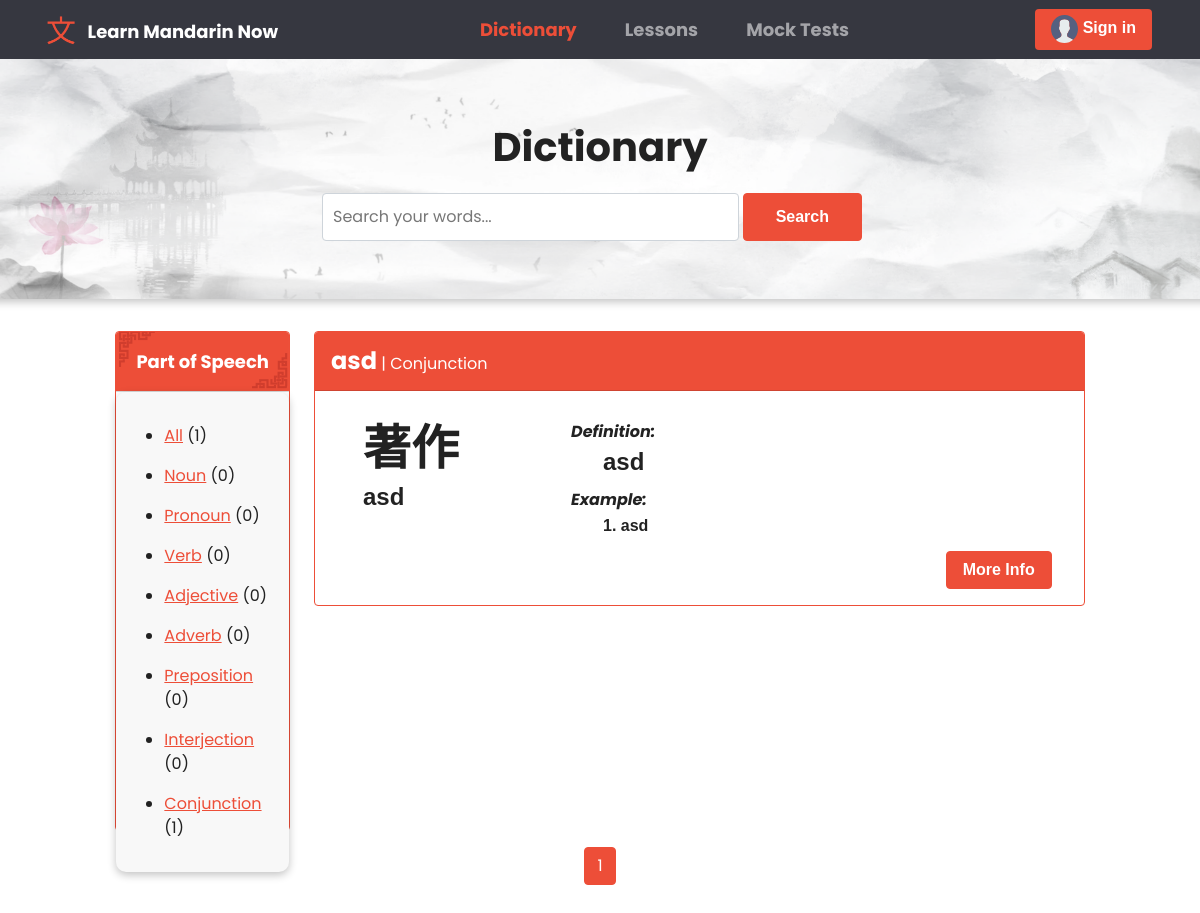
The page / on the database its author committed.
### base/models.py (models this page shows, shortened)
class SpeechList(models.Model):
    speech = models.CharField(max_length=200)
    def __str__(self):
        return self.speech

class DictionaryList(models.Model):
    hanzi = models.CharField(max_length=200, null=True)
    pinyin = models.CharField(max_length=200, null=True)
    english = models.CharField(max_length=200, null=True)
    part_of_speech = models.ForeignKey(SpeechList, on_delete=models.SET_NULL, null=True)
    definition = models.TextField(null=True, blank=True)
    sentence = models.CharField(max_length=200, null=True)
    translation = models.CharField(max_length=200, null=True)
    updated = models.DateTimeField(auto_now=True)
    created = models.DateTimeField(auto_now_add=True)
    class Meta:
        ordering = ['-updated', '-created']

### base/views.py (the view)
# urls.py: path('', views.DictionaryPage, name = 'dictionary'),
def DictionaryPage(request):
    search =  request.GET.get('search') if request.GET.get('search') != None else ''
    speeches = SpeechList.objects.all()
    all_result = DictionaryList.objects.all()
    words = DictionaryList.objects.filter(
        Q(pinyin__icontains = search) |
        Q(hanzi__icontains = search) |
        Q(english__icontains = search) |
        Q(part_of_speech__speech__icontains = search) |
        Q(definition__icontains = search)
        )
    p = Paginator(words, 6)
    page = request.GET.get('page')
    words = p.get_page(page)
    context = {
        'words' : words,
        'speeches' : speeches,
        'all_result' : all_result,
        'dictionary_active' : 'active',
        'lesson_active' : '',
        'search': search,
        'page' : page,
    }
    return render(request, 'dictionary.html', context)

### templates/dictionary.html (shortened to what this page needs)
{% extends 'main.html' %} {% block content %} {% load static %}
<link rel="stylesheet" href="{% static 'css/dictionary.css' %}" />
<link rel="stylesheet" href="{% static 'css/table.css' %}" />
<div class="container-fluid px-3 py-3 forRemovingMargin">
  <div class="row  justify-content-center" id="dictionary_header">
    <div class="col col-lg-6">
      <p class="dictionary_text">Dictionary</p>
      <form class="d-flex sm-1" action="" method="GET">
        <input
          class="form-control me-sm-1 input_searchD"
          type="search"
          placeholder="Search your words..."
          name="search"
        />
        <button class="btn btn-primary my-2 my-sm-0 search_btn" type="submit">
          Search
        </button>
      </form>
    </div>
  </div>
  <div class="row justify-content-center px-3">
    <div class="col col-lg-2 col-md-4 d-lg-block d-sm-none d-md-block d-none">
      <div class="card border-primary" style="height: 500px">
        <div class="card-header" id="card_header">
          <strong style="font-size: large">Part of Speech</strong>
        </div>
        <div class="card-body for_shadow" id="card-body">
          <ul>
            <li class="my-3">
              <a href="{% url 'dictionary' %}">All</a>
              ({{all_result.count}})
            </li>
            {% for speech in speeches %}
            <li class="my-3">
              <a href="{% url 'dictionary' %}?search={{speech.speech}}&page=1"
                >{{ speech.speech }}</a
              >
              ({{speech.dictionarylist_set.all.count}})
            </li>
            {% endfor %}
          </ul>
        </div>
      </div>
    </div>
    <div class="col col-lg-8 col-md-8">
      {% for word in words %}
      <div class="card border-primary mb-3">
        <div class="card-header card_head_def" id="card_subhead">
          <strong style="font-size: x-large">{{word.pinyin}}</strong> |
          <span>{{word.part_of_speech}}</span>
        </div>
        <div class="card-body">
            <div id="left">
                <h3 id="word_hanzi">{{word.hanzi}}</h3>
                <h4>{{word.pinyin}}</h4>
            </div>
            <div id="right">
              <h6 class="card-title"><em>Definition:</em></h6>
              <h4 id="def_text">  {{word.definition}}</h4>
              <h6 class="card-title" style="margin-top: 1rem;"><em>Example:</em></h6>
              <h6 id="def_text" style="margin-bottom: 1rem;">1.  {{word.sentence}}</h6>
            </div>
            <div id="more_info_container">
              <a href="{% url 'dictionary-details' word.id %}"
              class="btn btn-primary">More Info</a>
            </div>
        </div>
      </div>
      {% endfor %}
    </div>
  </div>
  <div class="row justify-content-center">
    <div class="col col-lg-6">
        <ul class="pagination justify-content-center">
          <div class="pagination px-3 py-3">
            {% for i in words.paginator.page_range %}
            {% if words.number == i %}
            <li class="page-item active"><a class="page-link" href="?search={{search}}&page={{i}}">{{i}}</a></li>
            {% elif i > words.number|add:'-3' and i < words.number|add:'3' %}
            <li class="page-item"><a class="page-link" href="?search={{search}}&page={{i}}">{{i}}</a></li>
            {% endif %}
            {% endfor %}
        </ul>
    </div>
  </div>
{% endblock content %}

### static/css/dictionary.css (style rules this page uses)
* { font-family: 'Poppins', sans-serif; }
html, body { max-width: 100%; overflow-x: hidden; }
.forRemovingMargin { padding-top: 0rem !important; padding-right: 0rem !important; padding-left: 0rem !important; }
#dictionary_header { height: 30vh; margin-bottom: 2rem; display: flex; align-items: center; justify-content: center; box-shadow: rgba(0, 0, 0, 0.24) 0px 3px 8px; background-image: url(../../static/images/dictionary_headerBg.png); background-position: bottom center; background-repeat: no-repeat; background-size: cover; border-radius: 5px; }
.dictionary_text { text-align: center; font-size: 5vh; font-family: 'Poppins', sans-serif; font-weight: bolder; }
.input_searchD { margin: 0 1rem; padding: .7rem 0; text-indent: 10px; }
.search_btn { padding: 0rem 2rem; margin-right: 2rem; }
#card_header { background-image: url(../../static/images/card_headerbg.png); background-position: bottom center; background-repeat: no-repeat; background-size: cover; color: #fff; padding: 1rem 0; text-align: center; }
#card-body { background-color: rgb(248, 248, 248); border-radius: 10px; }
.for_shadow { box-shadow: rgba(0, 0, 0, 0.24) 0px 3px 8px; }
.card_head_def { background-color: rgb(243, 242, 242); padding-top: .7rem; padding-bottom: .7rem; }
#card_subhead { background-color: #ED4E38; color: #fff; }
#left { padding-top: 1rem; padding-left: 2rem; margin-right: 5rem; float: left; width: auto; height: auto; }
#word_hanzi { font-size: 3rem; }
#right { padding-top: 1rem; margin-left: 2rem; float: left; text-align: left; }
#more_info_container { position: relative; bottom: 0; right: 1rem; width: 100%; display: flex; justify-content: flex-end; }
#def_text { text-indent: 2rem; }

### templates/main.html (style rules this page uses)
* { box-sizing: border-box; }

### rows shown on the page
SpeechList: speech "Noun", dictionarylist_set.all.count "0"
SpeechList: speech "Pronoun", dictionarylist_set.all.count "0"
SpeechList: speech "Verb", dictionarylist_set.all.count "0"
SpeechList: speech "Adjective", dictionarylist_set.all.count "0"
SpeechList: speech "Adverb", dictionarylist_set.all.count "0"
SpeechList: speech "Preposition", dictionarylist_set.all.count "0"
SpeechList: speech "Interjection", dictionarylist_set.all.count "0"
SpeechList: speech "Conjunction", dictionarylist_set.all.count "1"
DictionaryList: pinyin "asd", part_of_speech "Conjunction", hanzi "著作", definition "asd", sentence "asd"

### other values the page prints
{{ all_result.count }} "1"
{{ i }} "1"
